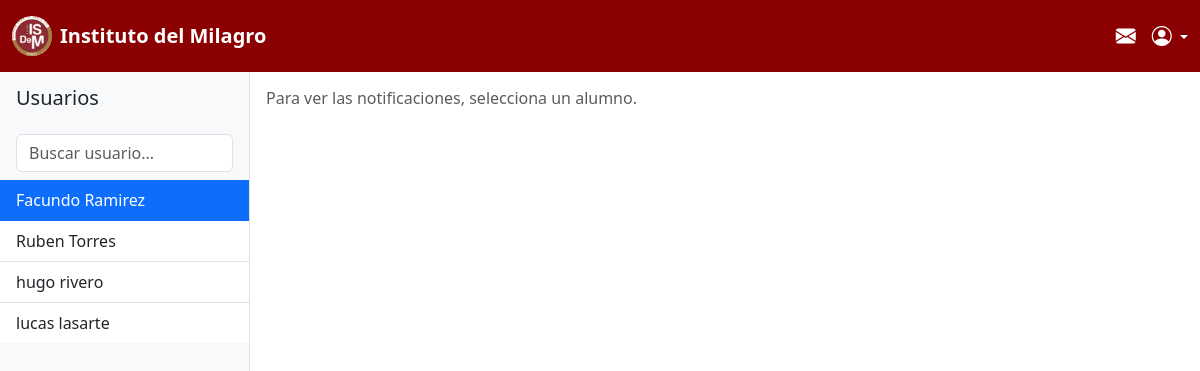
/panel/, run on the app's committed database.
### mensajes/models.py (models this page shows)
class PerfilAlumno(models.Model):
    user = models.OneToOneField(User, on_delete=models.CASCADE)
    dni = models.CharField(max_length=20, unique=True)
    telefono = models.CharField(max_length=20, blank=True, null=True)
    direccion = models.CharField(max_length=200, blank=True, null=True)
    carrera = models.ForeignKey(Carrera, on_delete=models.SET_NULL, blank=True, null=True)
    estado_documentacion = models.BooleanField(default=True)  # True = completa, False = faltante
    estado_pago = models.BooleanField(default=True)  # True = al día, False = pendiente
    def __str__(self):
        return f"{self.user.first_name} {self.user.last_name}"

### mensajes/views.py (the view)
# urls.py: path('panel/', views.panel_admin, name='panel_admin'),
def panel_admin(request):
    alumnos = PerfilAlumno.objects.filter(user__is_staff=False).order_by('user__first_name')
    print(alumnos)
    alumno_seleccionado = alumnos.first() if alumnos.exists() else None
    notificaciones = []
    if alumno_seleccionado:
        notificaciones = Notificacion.objects.filter(alumnos=alumno_seleccionado).order_by('-fecha_envio')
    context = {
        'alumnos': alumnos,
        'alumno_seleccionado': alumno_seleccionado,
        'notificaciones': notificaciones,
    }
    return render(request, 'mensajes/panel_admin.html', context)

### mensajes/templates/mensajes/panel_admin.html (shortened to what this page needs)
<!DOCTYPE html>
<html lang="es">
<head>
    <link href="https://cdn.jsdelivr.net/npm/bootstrap@5.3.1/dist/css/bootstrap.min.css" rel="stylesheet">
    <link rel="stylesheet" href="https://cdn.jsdelivr.net/npm/bootstrap-icons@1.11.3/font/bootstrap-icons.min.css">
</head>
<body style="padding-top: 70px;">
    {% include "mensajes/navbar.html" %}
<div class="d-flex vh-100">
    <div class="sidebar bg-light border-end">
        <h5 class="p-3">Usuarios</h5>
        <div class="px-3 pb-2">
            <input type="text" id="searchUser" class="form-control" placeholder="Buscar usuario...">
        </div>
        <ul id="alumnosList" class="list-group list-group-flush">
            {% for alumno in alumnos %}
                <li class="list-group-item {% if alumno == alumno_seleccionado %}active{% endif %}" data-alumno-id="{{ alumno.id }}">
                    {{ alumno.user.first_name }} {{ alumno.user.last_name }}
                </li>
            {% endfor %}
        </ul>
    </div>
    <div class="chat-area d-flex flex-column flex-grow-1">
        <div class="messages flex-grow-1 p-3" style="overflow-y: auto;">
            <p id="mensaje-inicial" class="text-muted">
                Para ver las notificaciones, selecciona un alumno.
            </p>
        </div>
    </div>
</div>
</body>
</html>

### mensajes/templates/mensajes/panel_admin.html (style rules this page uses)
body { height: 100vh; }
.sidebar { width: 250px; height: 100%; overflow-y: auto; border-right: 1px solid #ddd; }
.chat-area { flex: 1; display: flex; flex-direction: column; height: 100%; }
.messages { flex: 1; overflow-y: auto; padding: 15px; }

### data on the page
PerfilAlumno: user.first_name "Facundo", user.last_name "Ramirez"
PerfilAlumno: user.first_name "Ruben", user.last_name "Torres"
PerfilAlumno: user.first_name "hugo", user.last_name "rivero"
PerfilAlumno: user.first_name "lucas", user.last_name "lasarte"
